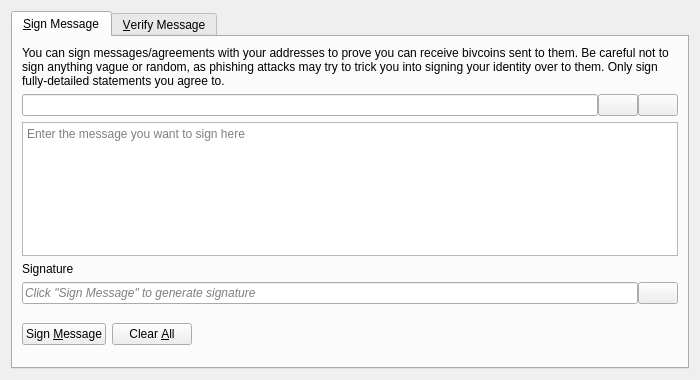
<?xml version="1.0" encoding="UTF-8"?>
<ui version="4.0">
 <class>SignVerifyMessageDialog</class>
 <widget class="QDialog" name="SignVerifyMessageDialog">
  <property name="geometry">
   <rect>
    <x>0</x>
    <y>0</y>
    <width>700</width>
    <height>380</height>
   </rect>
  </property>
  <property name="windowTitle">
   <string>Signatures - Sign / Verify a Message</string>
  </property>
  <property name="modal">
   <bool>true</bool>
  </property>
  <layout class="QVBoxLayout" name="verticalLayout">
   <item>
    <widget class="QTabWidget" name="tabWidget">
     <property name="currentIndex">
      <number>0</number>
     </property>
     <widget class="QWidget" name="tabSignMessage">
      <attribute name="title">
       <string>&amp;Sign Message</string>
      </attribute>
      <layout class="QVBoxLayout" name="verticalLayout_SM">
       <item>
        <widget class="QLabel" name="infoLabel_SM">
         <property name="text">
          <string>You can sign messages/agreements with your addresses to prove you can receive bivcoins sent to them. Be careful not to sign anything vague or random, as phishing attacks may try to trick you into signing your identity over to them. Only sign fully-detailed statements you agree to.</string>
         </property>
         <property name="textFormat">
          <enum>Qt::PlainText</enum>
         </property>
         <property name="wordWrap">
          <bool>true</bool>
         </property>
        </widget>
       </item>
       <item>
        <layout class="QHBoxLayout" name="horizontalLayout_1_SM">
         <property name="spacing">
          <number>0</number>
         </property>
         <item>
          <widget class="QValidatedLineEdit" name="addressIn_SM">
           <property name="toolTip">
            <string>The Bivcoin address to sign the message with</string>
           </property>
          </widget>
         </item>
         <item>
          <widget class="QPushButton" name="addressBookButton_SM">
           <property name="toolTip">
            <string>Choose previously used address</string>
           </property>
           <property name="text">
            <string/>
           </property>
           <property name="icon">
            <iconset resource="../bitcoin.qrc">
             <normaloff>:/icons/address-book</normaloff>:/icons/address-book</iconset>
           </property>
           <property name="shortcut">
            <string>Alt+A</string>
           </property>
           <property name="autoDefault">
            <bool>false</bool>
           </property>
          </widget>
         </item>
         <item>
          <widget class="QPushButton" name="pasteButton_SM">
           <property name="toolTip">
            <string>Paste address from clipboard</string>
           </property>
           <property name="text">
            <string/>
           </property>
           <property name="icon">
            <iconset resource="../bitcoin.qrc">
             <normaloff>:/icons/editpaste</normaloff>:/icons/editpaste</iconset>
           </property>
           <property name="shortcut">
            <string>Alt+P</string>
           </property>
           <property name="autoDefault">
            <bool>false</bool>
           </property>
          </widget>
         </item>
        </layout>
       </item>
       <item>
        <widget class="QPlainTextEdit" name="messageIn_SM">
         <property name="toolTip">
          <string>Enter the message you want to sign here</string>
         </property>
         <property name="placeholderText">
          <string>Enter the message you want to sign here</string>
         </property>
        </widget>
       </item>
       <item>
        <widget class="QLabel" name="signatureLabel_SM">
         <property name="text">
          <string>Signature</string>
         </property>
         <property name="textFormat">
          <enum>Qt::PlainText</enum>
         </property>
        </widget>
       </item>
       <item>
        <layout class="QHBoxLayout" name="horizontalLayout_2_SM">
         <property name="spacing">
          <number>0</number>
         </property>
         <item>
          <widget class="QLineEdit" name="signatureOut_SM">
           <property name="placeholderText">
            <string>Click "Sign Message" to generate signature</string>
           </property>
           <property name="font">
            <font>
             <italic>true</italic>
            </font>
           </property>
           <property name="readOnly">
            <bool>true</bool>
           </property>
          </widget>
         </item>
         <item>
          <widget class="QPushButton" name="copySignatureButton_SM">
           <property name="toolTip">
            <string>Copy the current signature to the system clipboard</string>
           </property>
           <property name="text">
            <string/>
           </property>
           <property name="icon">
            <iconset resource="../bitcoin.qrc">
             <normaloff>:/icons/editcopy</normaloff>:/icons/editcopy</iconset>
           </property>
           <property name="autoDefault">
            <bool>false</bool>
           </property>
          </widget>
         </item>
        </layout>
       </item>
       <item>
        <layout class="QHBoxLayout" name="horizontalLayout_3_SM">
         <item>
          <widget class="QPushButton" name="signMessageButton_SM">
           <property name="toolTip">
            <string>Sign the message to prove you own this Bivcoin address</string>
           </property>
           <property name="text">
            <string>Sign &amp;Message</string>
           </property>
           <property name="icon">
            <iconset resource="../bitcoin.qrc">
             <normaloff>:/icons/edit</normaloff>:/icons/edit</iconset>
           </property>
           <property name="autoDefault">
            <bool>false</bool>
           </property>
          </widget>
         </item>
         <item>
          <widget class="QPushButton" name="clearButton_SM">
           <property name="toolTip">
            <string>Reset all sign message fields</string>
           </property>
           <property name="text">
            <string>Clear &amp;All</string>
           </property>
           <property name="icon">
            <iconset resource="../bitcoin.qrc">
             <normaloff>:/icons/remove</normaloff>:/icons/remove</iconset>
           </property>
           <property name="autoDefault">
            <bool>false</bool>
           </property>
          </widget>
         </item>
         <item>
          <spacer name="horizontalSpacer_1_SM">
           <property name="orientation">
            <enum>Qt::Horizontal</enum>
           </property>
           <property name="sizeHint" stdset="0">
            <size>
             <width>40</width>
             <height>48</height>
            </size>
           </property>
          </spacer>
         </item>
         <item>
          <widget class="QLabel" name="statusLabel_SM">
           <property name="font">
            <font>
             <weight>75</weight>
             <bold>true</bold>
            </font>
           </property>
           <property name="text">
            <string/>
           </property>
           <property name="wordWrap">
            <bool>true</bool>
           </property>
          </widget>
         </item>
         <item>
          <spacer name="horizontalSpacer_2_SM">
           <property name="orientation">
            <enum>Qt::Horizontal</enum>
           </property>
           <property name="sizeHint" stdset="0">
            <size>
             <width>40</width>
             <height>48</height>
            </size>
           </property>
          </spacer>
         </item>
        </layout>
       </item>
      </layout>
     </widget>
     <widget class="QWidget" name="tabVerifyMessage">
      <attribute name="title">
       <string>&amp;Verify Message</string>
      </attribute>
      <layout class="QVBoxLayout" name="verticalLayout_VM">
       <item>
        <widget class="QLabel" name="infoLabel_VM">
         <property name="text">
          <string>Enter the receiver's address, message (ensure you copy line breaks, spaces, tabs, etc. exactly) and signature below to verify the message. Be careful not to read more into the signature than what is in the signed message itself, to avoid being tricked by a man-in-the-middle attack. Note that this only proves the signing party receives with the address, it cannot prove sendership of any transaction!</string>
         </property>
         <property name="textFormat">
          <enum>Qt::PlainText</enum>
         </property>
         <property name="alignment">
          <set>Qt::AlignLeading|Qt::AlignLeft|Qt::AlignTop</set>
         </property>
         <property name="wordWrap">
          <bool>true</bool>
         </property>
        </widget>
       </item>
       <item>
        <layout class="QHBoxLayout" name="horizontalLayout_1_VM">
         <property name="spacing">
          <number>0</number>
         </property>
         <item>
          <widget class="QValidatedLineEdit" name="addressIn_VM">
           <property name="toolTip">
            <string>The Bivcoin address the message was signed with</string>
           </property>
          </widget>
         </item>
         <item>
          <widget class="QPushButton" name="addressBookButton_VM">
           <property name="toolTip">
            <string>Choose previously used address</string>
           </property>
           <property name="text">
            <string/>
           </property>
           <property name="icon">
            <iconset resource="../bitcoin.qrc">
             <normaloff>:/icons/address-book</normaloff>:/icons/address-book</iconset>
           </property>
           <property name="shortcut">
            <string>Alt+A</string>
           </property>
           <property name="autoDefault">
            <bool>false</bool>
           </property>
          </widget>
         </item>
        </layout>
       </item>
       <item>
        <widget class="QPlainTextEdit" name="messageIn_VM">
          <property name="toolTip">
            <string>The signed message to verify</string>
          </property>
          <property name="placeholderText">
            <string>The signed message to verify</string>
          </property>
        </widget>
       </item>
       <item>
        <widget class="QValidatedLineEdit" name="signatureIn_VM">
          <property name="toolTip">
            <string>The signature given when the message was signed</string>
          </property>
          <property name="placeholderText">
            <string>The signature given when the message was signed</string>
          </property>
        </widget>
       </item>
       <item>
        <layout class="QHBoxLayout" name="horizontalLayout_2_VM">
         <item>
          <widget class="QPushButton" name="verifyMessageButton_VM">
           <property name="toolTip">
            <string>Verify the message to ensure it was signed with the specified Bivcoin address</string>
           </property>
           <property name="text">
            <string>Verify &amp;Message</string>
           </property>
           <property name="icon">
            <iconset resource="../bitcoin.qrc">
             <normaloff>:/icons/transaction_0</normaloff>:/icons/transaction_0</iconset>
           </property>
           <property name="autoDefault">
            <bool>false</bool>
           </property>
          </widget>
         </item>
         <item>
          <widget class="QPushButton" name="clearButton_VM">
           <property name="toolTip">
            <string>Reset all verify message fields</string>
           </property>
           <property name="text">
            <string>Clear &amp;All</string>
           </property>
           <property name="icon">
            <iconset resource="../bitcoin.qrc">
             <normaloff>:/icons/remove</normaloff>:/icons/remove</iconset>
           </property>
           <property name="autoDefault">
            <bool>false</bool>
           </property>
          </widget>
         </item>
         <item>
          <spacer name="horizontalSpacer_1_VM">
           <property name="orientation">
            <enum>Qt::Horizontal</enum>
           </property>
           <property name="sizeHint" stdset="0">
            <size>
             <width>40</width>
             <height>48</height>
            </size>
           </property>
          </spacer>
         </item>
         <item>
          <widget class="QLabel" name="statusLabel_VM">
           <property name="font">
            <font>
             <weight>75</weight>
             <bold>true</bold>
            </font>
           </property>
           <property name="text">
            <string/>
           </property>
           <property name="wordWrap">
            <bool>true</bool>
           </property>
          </widget>
         </item>
         <item>
          <spacer name="horizontalSpacer_2_VM">
           <property name="orientation">
            <enum>Qt::Horizontal</enum>
           </property>
           <property name="sizeHint" stdset="0">
            <size>
             <width>40</width>
             <height>48</height>
            </size>
           </property>
          </spacer>
         </item>
        </layout>
       </item>
      </layout>
     </widget>
    </widget>
   </item>
  </layout>
 </widget>
 <customwidgets>
  <customwidget>
   <class>QValidatedLineEdit</class>
   <extends>QLineEdit</extends>
   <header>qt/qvalidatedlineedit.h</header>
  </customwidget>
 </customwidgets>
 <resources>
  <include location="../bitcoin.qrc"/>
 </resources>
 <connections/>
</ui>
